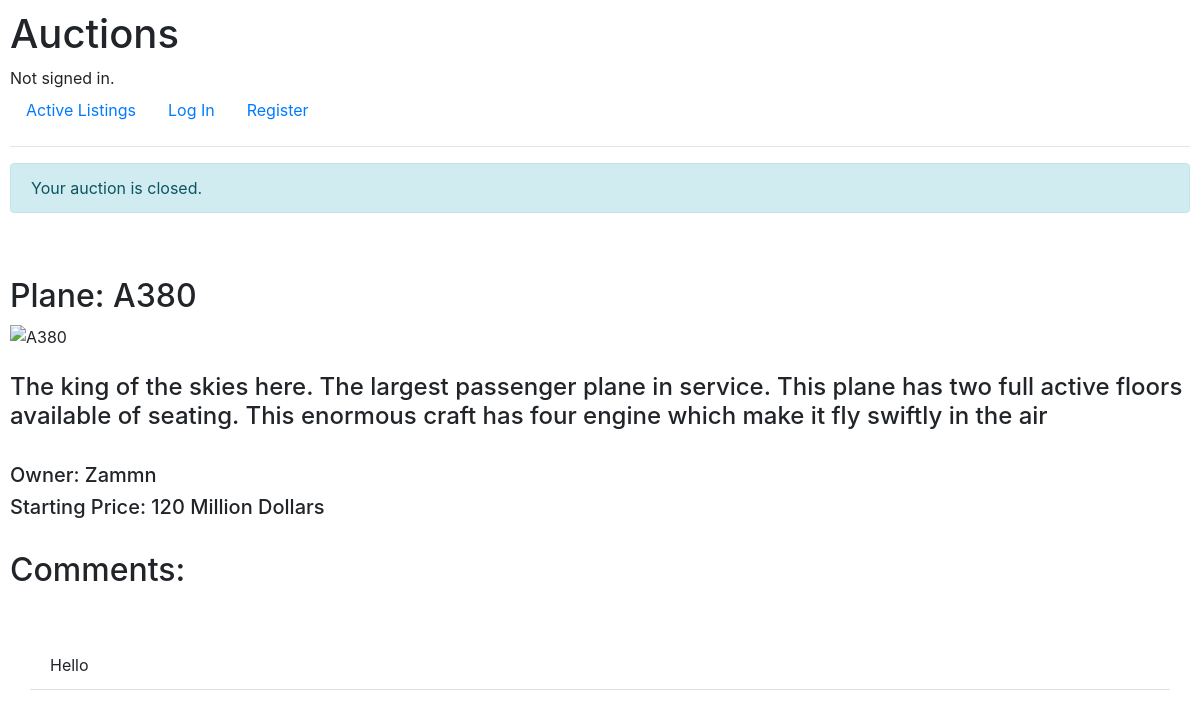
Screenshot of /endAuction/2 with the database file from the repository.
### auctions/models.py (models this page shows, shortened)
class Listing(models.Model):
    title = models.CharField(max_length=50)
    description = models.CharField(max_length=500)
    imageUrl = models.CharField(max_length=1000)
    price = models.ForeignKey(Bids, on_delete=models.CASCADE, blank=True, null=True, related_name="newPrice")
    isActive = models.BooleanField(default=True)
    owner = models.ForeignKey(User, on_delete=models.CASCADE, blank=True, null=True, related_name="user")
    category = models.ForeignKey(Category, on_delete=models.CASCADE, blank=True, null=True, related_name="category")
    watchlist = models.ManyToManyField(User, blank=True, null=True, related_name="watchlist")

class User(AbstractUser):
    pass

class Bids(models.Model):
    bid = models.IntegerField(default=0)
    user = models.ForeignKey(User, on_delete=models.CASCADE, null=True, blank=True, related_name="userbids")

class Comments(models.Model):
    commentator = models.ForeignKey(User, on_delete=models.CASCADE, blank=True, null=True, related_name="commentator")
    listing = models.ForeignKey(Listing, on_delete=models.CASCADE, blank=True, null=True, related_name="listingCommented")
    comment = models.CharField(max_length=100)

### auctions/views.py (the view)
# urls.py: path("endAuction/<int:id>", views.endAuction, name="endAuction")
def endAuction(request, id):
    listingInfo = Listing.objects.get(pk=id)
    listingInfo.isActive = False
    listingInfo.save()
    watchlist = request.user in listingInfo.watchlist.all()
    everyComment = Comments.objects.filter(listing=listingInfo)
    ifOwner = request.user.username == listingInfo.owner.username
    return render(request, "auctions/listing.html", {
        "listing": listingInfo,
        "watchlist": watchlist,
        "everyComment": everyComment,
        "ifOwner": ifOwner,
        "update": True,
        "message": "Your auction is closed."
    })

### auctions/templates/auctions/listing.html (shortened to what this page needs)
{% extends "auctions/layout.html" %}
{% block body %}
<div class="displaymessage">
    {% if message %}
        {% if update %}
        <div class="alert alert-info" role="alert">
            {{ message }}
        </div>
        {% else %}
        <div class="alert alert-info" role="alert">
            {{ message }}
        </div>
        {% endif %}
    {% endif %}
</div>
            <br/>
            <br/>
        <h2>Plane: {{ listing.title }}</h2>
        <img src="{{ listing.imageUrl }}" alt="{{ listing.title }}" class="image" style="width: 1500px;">
        <br/>
        <br/>
        <h4>{{ listing.description }}</h4>
        <br/>
        <h5>Owner: {{ listing.owner }}</h5>
        <h5>Starting Price: {{ listing.price.bid }} Million Dollars</h5>
    <br/>
<div>
    <h2>Comments:</h2>
    <br/>
</div>
<ul class="list-group list-group-flush" id="comments">
    {% for comment in everyComment %}
    <li class="list-group-item">{{ comment.comment }}</li>
    {% endfor %}
    </ul>
{% endblock %}

### auctions/static/auctions/styles.css (style rules this page uses)
body { padding: 10px; }
.image { width: 1500px; }

### auctions/templates/auctions/listing.html (style rules this page uses)
#comments { padding: 20px; }

### rows the page displays
Listing: title "A380", description "The king of the skies here. The largest passenger plane in service. This plane has two full active floors available of seating. This enormous craft has four engine which make it fly swiftly in the air", owner "Zammn", price.bid "120"
Comments: comment "Hello"

### other values shown
{{ message }} "Your auction is closed."
